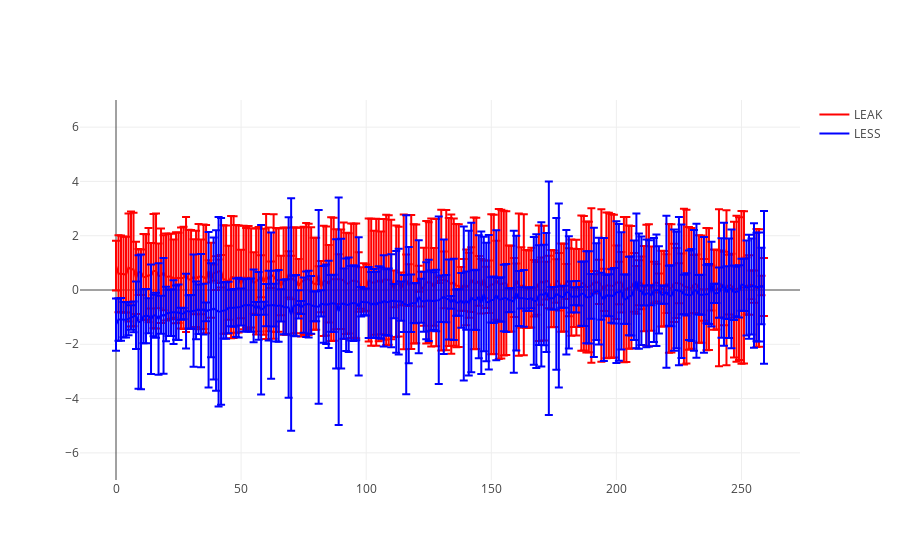

The cell this chart's notebook holds for it:
### Code cell
from fluid.models.mixture.plot import plot_dispersion
from fluid.models.mixture.mixture_model import MixtureModel

params = {
    "Classifier": {
        "factDenSTD": 1.000000e-03,
        "distBase": "mahalanobis",
        "scoreNormMethod": "gaussian",
        "pound": 1
    }
}

mm = MixtureModel(params)

X_train = df_train_features.drop(columns=["id", "class"]).values
y_train = df_train_features["class"].values
feature_names = df_train_features.drop(columns=["id", "class"]).columns.tolist()

mm.train(X_train, y_train, feature_names)

fig = plot_dispersion(mm)
fig.show()

### Figure 1 — Plotly figure (JSON) as saved in the notebook; plotly's stock layout.template omitted (floating-point values rounded to 4 significant figures; data arrays with more than 128 entries replaced by an {"elided": "..."} marker saying what was removed)
{"data": [{"error_y": {"array": {"elided": "260 float values"}, "symmetric": true, "type": "data"}, "hoverinfo": "text", "marker": {"color": "red"}, "name": "LEAK", "text": {"elided": "260 str values"}, "type": "scatter", "y": {"elided": "260 float values"}}, {"error_y": {"array": {"elided": "260 float values"}, "symmetric": true, "type": "data"}, "hoverinfo": "text", "marker": {"color": "blue"}, "name": "LESS", "text": {"elided": "260 str values"}, "type": "scatter", "y": {"elided": "260 float values"}}], "layout": {"yaxis": {"range": [-7, 7]}}}
